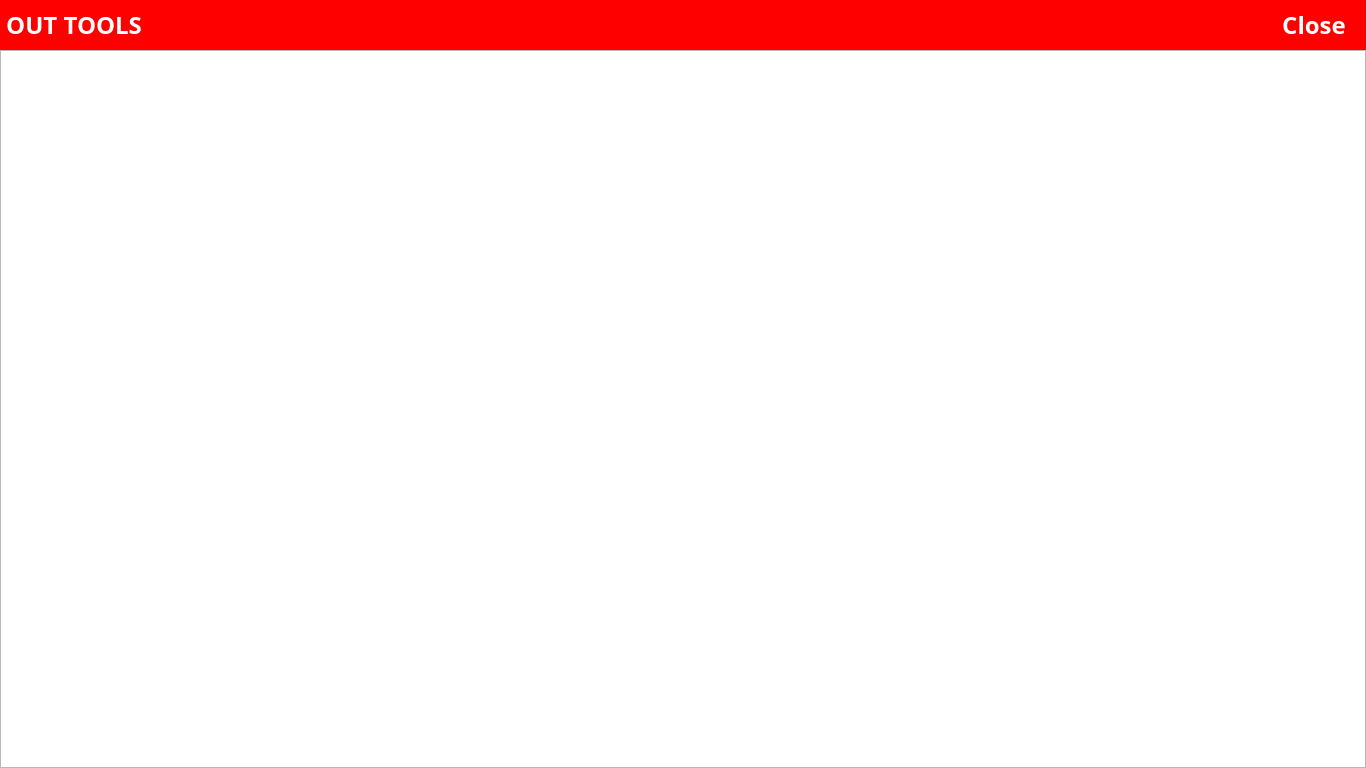
<?xml version="1.0" encoding="UTF-8"?>
<ui version="4.0">
 <class>toolOutForm</class>
 <widget class="QWidget" name="toolOutForm">
  <property name="geometry">
   <rect>
    <x>0</x>
    <y>0</y>
    <width>1366</width>
    <height>768</height>
   </rect>
  </property>
  <property name="sizePolicy">
   <sizepolicy hsizetype="Fixed" vsizetype="Fixed">
    <horstretch>0</horstretch>
    <verstretch>0</verstretch>
   </sizepolicy>
  </property>
  <property name="minimumSize">
   <size>
    <width>1366</width>
    <height>768</height>
   </size>
  </property>
  <property name="maximumSize">
   <size>
    <width>1366</width>
    <height>768</height>
   </size>
  </property>
  <property name="windowTitle">
   <string>Form</string>
  </property>
  <layout class="QGridLayout" name="gridLayout">
   <property name="leftMargin">
    <number>0</number>
   </property>
   <property name="topMargin">
    <number>0</number>
   </property>
   <property name="rightMargin">
    <number>0</number>
   </property>
   <property name="bottomMargin">
    <number>0</number>
   </property>
   <property name="verticalSpacing">
    <number>0</number>
   </property>
   <item row="0" column="0">
    <widget class="QFrame" name="pnlHeader">
     <property name="sizePolicy">
      <sizepolicy hsizetype="Preferred" vsizetype="Fixed">
       <horstretch>0</horstretch>
       <verstretch>0</verstretch>
      </sizepolicy>
     </property>
     <property name="minimumSize">
      <size>
       <width>0</width>
       <height>50</height>
      </size>
     </property>
     <property name="maximumSize">
      <size>
       <width>16777215</width>
       <height>50</height>
      </size>
     </property>
     <property name="font">
      <font>
       <family>Century Gothic</family>
       <pointsize>18</pointsize>
       <weight>75</weight>
       <bold>true</bold>
      </font>
     </property>
     <property name="styleSheet">
      <string notr="true">background-color: rgb(255, 0, 0);</string>
     </property>
     <property name="frameShape">
      <enum>QFrame::NoFrame</enum>
     </property>
     <property name="frameShadow">
      <enum>QFrame::Plain</enum>
     </property>
     <layout class="QHBoxLayout" name="horizontalLayout">
      <property name="leftMargin">
       <number>0</number>
      </property>
      <property name="topMargin">
       <number>0</number>
      </property>
      <property name="rightMargin">
       <number>0</number>
      </property>
      <property name="bottomMargin">
       <number>0</number>
      </property>
      <item>
       <widget class="QLabel" name="lblTitle">
        <property name="font">
         <font>
          <family>Century Gothic</family>
          <pointsize>18</pointsize>
          <weight>75</weight>
          <bold>true</bold>
         </font>
        </property>
        <property name="styleSheet">
         <string notr="true">color: rgb(255, 255, 255);</string>
        </property>
        <property name="text">
         <string> OUT TOOLS</string>
        </property>
       </widget>
      </item>
      <item>
       <spacer name="horizontalSpacer">
        <property name="orientation">
         <enum>Qt::Horizontal</enum>
        </property>
        <property name="sizeHint" stdset="0">
         <size>
          <width>1115</width>
          <height>20</height>
         </size>
        </property>
       </spacer>
      </item>
      <item>
       <widget class="QPushButton" name="brnClose">
        <property name="sizePolicy">
         <sizepolicy hsizetype="Fixed" vsizetype="Fixed">
          <horstretch>0</horstretch>
          <verstretch>0</verstretch>
         </sizepolicy>
        </property>
        <property name="minimumSize">
         <size>
          <width>104</width>
          <height>39</height>
         </size>
        </property>
        <property name="maximumSize">
         <size>
          <width>104</width>
          <height>39</height>
         </size>
        </property>
        <property name="font">
         <font>
          <family>Century Gothic</family>
          <pointsize>18</pointsize>
          <weight>75</weight>
          <bold>true</bold>
         </font>
        </property>
        <property name="styleSheet">
         <string notr="true">color: rgb(255, 255, 255);
background-color: rgb(255, 0, 0);</string>
        </property>
        <property name="text">
         <string>Close</string>
        </property>
        <property name="flat">
         <bool>true</bool>
        </property>
       </widget>
      </item>
     </layout>
    </widget>
   </item>
   <item row="1" column="0">
    <widget class="QFrame" name="pnlGrid">
     <property name="frameShape">
      <enum>QFrame::StyledPanel</enum>
     </property>
     <property name="frameShadow">
      <enum>QFrame::Raised</enum>
     </property>
     <layout class="QGridLayout" name="gridLayout_2">
      <property name="leftMargin">
       <number>0</number>
      </property>
      <property name="topMargin">
       <number>0</number>
      </property>
      <property name="rightMargin">
       <number>0</number>
      </property>
      <property name="bottomMargin">
       <number>0</number>
      </property>
      <item row="0" column="0">
       <widget class="QTableView" name="tvToolOutList">
        <property name="font">
         <font>
          <family>Century Gothic</family>
          <pointsize>18</pointsize>
         </font>
        </property>
        <property name="frameShape">
         <enum>QFrame::NoFrame</enum>
        </property>
        <property name="frameShadow">
         <enum>QFrame::Plain</enum>
        </property>
        <property name="horizontalScrollBarPolicy">
         <enum>Qt::ScrollBarAlwaysOff</enum>
        </property>
        <property name="editTriggers">
         <set>QAbstractItemView::NoEditTriggers</set>
        </property>
        <property name="showDropIndicator" stdset="0">
         <bool>false</bool>
        </property>
        <property name="selectionMode">
         <enum>QAbstractItemView::SingleSelection</enum>
        </property>
        <property name="selectionBehavior">
         <enum>QAbstractItemView::SelectRows</enum>
        </property>
        <property name="wordWrap">
         <bool>false</bool>
        </property>
        <attribute name="horizontalHeaderStretchLastSection">
         <bool>true</bool>
        </attribute>
        <attribute name="verticalHeaderStretchLastSection">
         <bool>false</bool>
        </attribute>
       </widget>
      </item>
     </layout>
    </widget>
   </item>
  </layout>
 </widget>
 <resources/>
 <connections/>
</ui>
